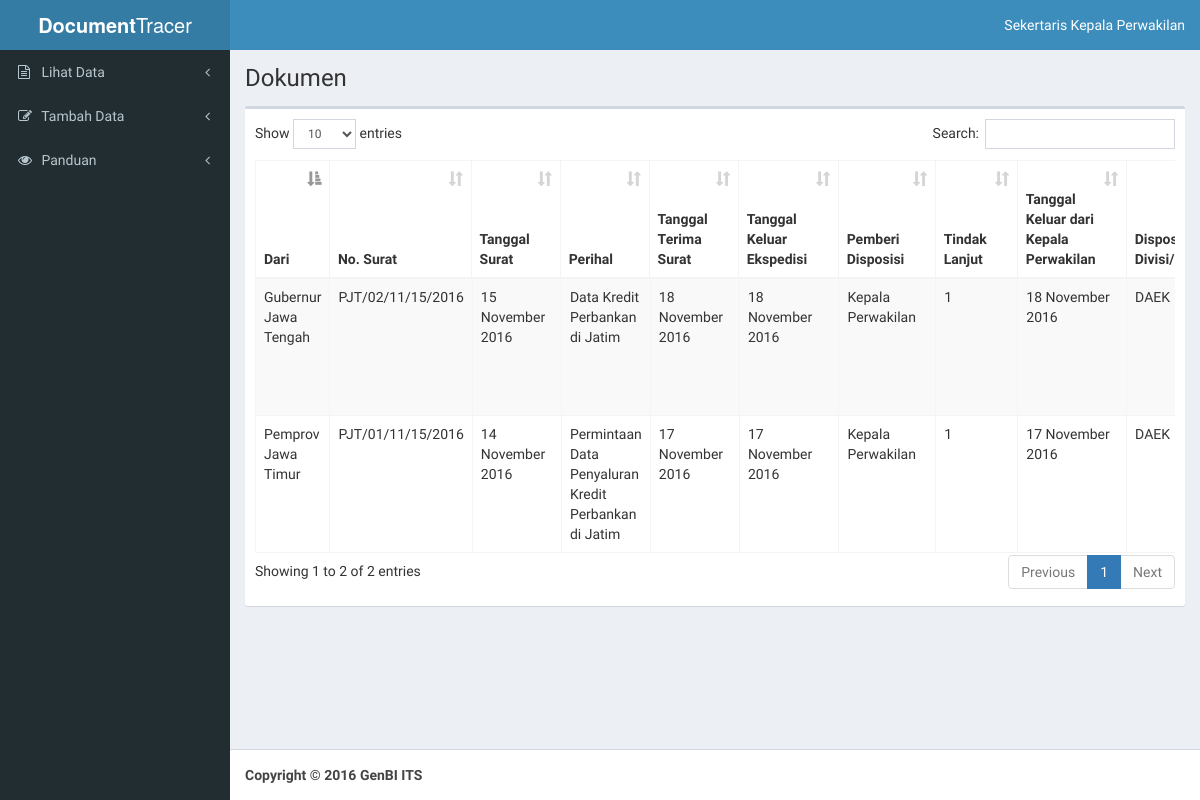
The page / on the database its author committed.
### tables this page shows
CREATE TABLE `dokumen_masuk` (
  `id` int(11) NOT NULL,
  `no_surat` varchar(50) NOT NULL,
  `masuk_dari` varchar(50) NOT NULL,
  `tanggal_surat` date NOT NULL,
  `perihal` varchar(150) NOT NULL,
  `tanggal_terima` date NOT NULL,
  `keluar_ekspedisi` date NOT NULL,
  `pemberi_disposisi` varchar(20) NOT NULL,
  `tindak_lanjut` tinyint(1) NOT NULL,
  `keluar_perwakilan` date NOT NULL,
  `disposisi_divisi` varchar(10) NOT NULL,
  `arahan` varchar(300) NOT NULL,
  `keluar_grup` date NOT NULL,
  `keluar_divisi` date NOT NULL,
  `pelaksana` varchar(10) NOT NULL,
  `batas` date NOT NULL,
  `referensi` varchar(50) NOT NULL,
  `tanggal_penyelesaian` date NOT NULL,
  `status` tinyint(1) NOT NULL,
  `hyperlink` varchar(70) NOT NULL
);

### application/controllers/beranda.php (called while the page is built, shortened)
<?php
class Beranda extends CI_Controller {
	function __construct(){
			$this->load->model('dokumen_masuk');
	}
	public function index()
	{
		$this->load->view('header');
		$this->load->view('header_content');
		$this->load->view('aside');
		$dokumen_masuk = $this->dokumen_masuk->GetDokumenMasuk();
		$this->load->view('dokumen_masuk', array('data' => $dokumen_masuk));
		$this->load->view('footer');
	}
}

### index.php (called while the page is built, shortened)
<?php
require_once BASEPATH.'core/CodeIgniter.php';

### application/models/dokumen_masuk.php (called while the page is built)
<?php if ( !defined('BASEPATH')) exit('No direct script access allowed');
class Dokumen_Masuk extends CI_Model {
	public function GetDokumenMasuk(){
		$data = $this->db->query('select * from dokumen_masuk');
		return $data->result_array();
	}
}

### application/views/dokumen_masuk.php (the view, shortened to what this page needs)
<!DOCTYPE html>
<html>
<head>
  <link rel="stylesheet" href="<?php echo base_url();?>assets/plugins/datatables/dataTables.bootstrap.css">
</head>
<body class="hold-transition skin-blue">
<div class="wrapper">
  <div class="content-wrapper">
    <section class="content-header">
      <h1>
        Dokumen
      </h1>
    </section>
    <section class="content">
      <div class="row">
        <div class="col-xs-12">
          <div class="box">
            <div class="box-body">
              <table id="example1" class="table table-bordered table-striped">
                <thead>
                <tr>
                  <th>Dari</th>
                  <th>No. Surat</th>
                  <th>Tanggal Surat</th>
                  <th>Perihal</th>
                  <th>Tanggal Terima Surat</th>
                  <th>Tanggal Keluar Ekspedisi</th>
                  <th>Pemberi Disposisi</th>
                  <th>Tindak Lanjut</th>
                  <th>Tanggal Keluar dari Kepala Perwakilan</th>
                  <th>Disposisi Divisi/Penugasan</th>
                </tr>
                </thead>
                <tbody>
                <?php foreach($data as $dm){?>
                <tr>
                  <td><?php echo $dm['masuk_dari']?></td>
                  <td><?php echo $dm['no_surat']?>
                  </td>
                  <td><?php echo date("j F Y",strtotime($dm['tanggal_surat']))?></td>
                  <td><?php echo $dm['perihal']?></td>
                  <td><?php echo date("j F Y",strtotime($dm['tanggal_terima']))?></td>
                  <td><?php echo date("j F Y",strtotime($dm['keluar_ekspedisi']))?></td>
                  <td><?php echo $dm['pemberi_disposisi']?>
                  </td>
                  <td><?php echo $dm['tindak_lanjut']?></td>
                  <td><?php echo date("j F Y",strtotime($dm['keluar_perwakilan']))?></td>
                  <td><?php echo $dm['disposisi_divisi']?></td>
                </tr>
                <?php }?>
                </tbody>
              </table>
            </div>
          </div>
        </div>
      </div>
    </section>
  </div>
</div>
</body>
</html>

### application/views/header.php (shortened to what this page needs)
<!DOCTYPE html>
<html>
<head>
  <link rel="stylesheet" href="<?php echo base_url();?>/assets/bootstrap/css/bootstrap.min.css">
  <link rel="stylesheet" href="https://cdnjs.cloudflare.com/ajax/libs/font-awesome/4.5.0/css/font-awesome.min.css">
  <link rel="stylesheet" href="https://cdnjs.cloudflare.com/ajax/libs/ionicons/2.0.1/css/ionicons.min.css">
  <link rel="stylesheet" href="<?php echo base_url();?>/assets/dist/css/AdminLTE.min.css">
  <link rel="stylesheet" href="<?php echo base_url();?>/assets/dist/css/skins/_all-skins.min.css">
</head>
</html>

### application/views/header_content.php (shortened to what this page needs)
<header class="main-header">
  <div class="logo">
    <span class="logo-lg"><b>Document</b>Tracer</span>
  </div>
  <nav class="navbar navbar-static-top">
    <div class="navbar-custom-menu">
      <ul class="nav navbar-nav">
        <li class="dropdown">
          <a href="#" class="dropdown-toggle" data-toggle="dropdown">
            <span class="hidden-xs">Sekertaris Kepala Perwakilan</span>
          </a>
        </li>
      </ul>
    </div>
  </nav>
</header>

### application/views/aside.php (shortened to what this page needs)
<aside class="main-sidebar">
  <section class="sidebar">
    <ul class="sidebar-menu">
      <li class="treeview">
        <a href="#">
          <i class="fa fa-file-text-o"></i> <span>Lihat Data</span>
          <span class="pull-right-container">
            <i class="fa fa-angle-left pull-right"></i>
          </span>
        </a>
      </li>
      <li class="treeview">
        <a href="#">
          <i class="fa fa-pencil-square-o"></i> <span>Tambah Data</span>
          <span class="pull-right-container">
            <i class="fa fa-angle-left pull-right"></i>
          </span>
        </a>
      </li>
      <li class="treeview">
        <a href="#">
          <i class="fa fa-eye"></i> <span>Panduan</span>
          <span class="pull-right-container">
            <i class="fa fa-angle-left pull-right"></i>
          </span>
        </a>
      </li>
    </ul>
  </section>
</aside>

### application/views/footer.php
<footer class="main-footer">
  <strong>Copyright &copy; 2016 GenBI ITS</strong>
</footer>

### rows shown on the page
dokumen_masuk: masuk_dari "Pemprov Jawa Timur", no_surat "PJT/01/11/15/2016", tanggal_surat "14 November 2016", perihal "Permintaan Data Penyaluran Kredit Perbankan di Jatim", tanggal_terima "17 November 2016", keluar_ekspedisi "17 November 2016", pemberi_disposisi "Kepala Perwakilan", tindak_lanjut "1", keluar_perwakilan "17 November 2016", disposisi_divisi "DAEK"
dokumen_masuk: masuk_dari "Gubernur Jawa Tengah", no_surat "PJT/02/11/15/2016", tanggal_surat "15 November 2016", perihal "Data Kredit Perbankan di Jatim", tanggal_terima "18 November 2016", keluar_ekspedisi "18 November 2016", pemberi_disposisi "Kepala Perwakilan", tindak_lanjut "1", keluar_perwakilan "18 November 2016", disposisi_divisi "DAEK"
